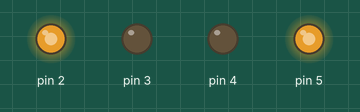
A sketch run on a simulated Arduino Uno, built with avr-gcc and run on an emulated ATmega328P. Parts: output pins drawn as LEDs (lit = HIGH).

Above: at 0.05 s.
At 2.0 s:
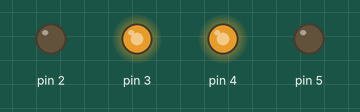
At 3.0 s:
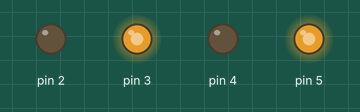
At 4.0 s:
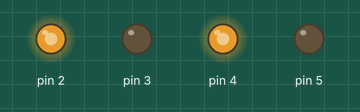
At 9.0 s:
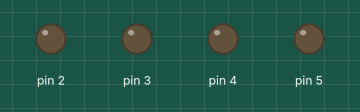
Timing chart, 0 to 11.7 s (numbered marks = the images above):
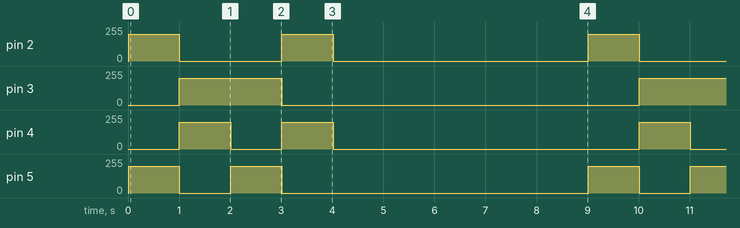

The sketch:

5_car_move.ino
```cpp
/**
 * @file main.cpp
 * @brief Steuerungsprogramm für einen Rover mit SoftPWM-Bibliothek.
 *
 * Dieses Programm ermöglicht die Steuerung der Bewegungsrichtung eines Rovers,
 * indem es die Geschwindigkeit und Richtung der Motoren über die
 * SoftPWM-Bibliothek einstellt.
 */

#include <SoftPWM.h>

/// Motorenpins definieren
const int in1 = 2; ///< Motor 1 Steuerpin
const int in2 = 3; ///< Motor 2 Steuerpin
const int in3 = 4; ///< Motor 3 Steuerpin
const int in4 = 5; ///< Motor 4 Steuerpin

/**
 * @brief Initialisiert das System.
 *
 * Diese Funktion wird einmal beim Start des Programms aufgerufen.
 * Hier wird die SoftPWM-Bibliothek initialisiert.
 */
void setup() {
  SoftPWMBegin(); // Initialisiert SoftPWM
}

/**
 * @brief Hauptprogrammschleife.
 *
 * Diese Funktion enthält die Hauptlogik des Programms und wird kontinuierlich
 * wiederholt.
 */
void loop() {
  moveForward(200); // Bewegt den Rover vorwärts
  delay(1000);

  moveBackward(200); // Bewegt den Rover rückwärts
  delay(1000);

  turnLeft(200); // Dreht den Rover nach links
  delay(1000);

  turnRight(200); // Dreht den Rover nach rechts
  delay(1000);

  stopMove(); // Stoppt den Rover
  delay(5000);
}

/**
 * @brief Bewegt den Rover vorwärts.
 *
 * @param speed Geschwindigkeit der Motoren.
 */
void moveForward(int speed) {
  SoftPWMSet(in1, speed); // Setzt die linken Motoren so, dass sie gegen den
                          // Uhrzeigersinn drehen
  SoftPWMSet(in2, 0);

  SoftPWMSet(
      in3, 0); // Setzt die rechten Motoren so, dass sie im Uhrzeigersinn drehen
  SoftPWMSet(in4, speed);
}

/**
 * @brief Bewegt den Rover rückwärts.
 *
 * @param speed Geschwindigkeit der Motoren.
 */
void moveBackward(int speed) {
  SoftPWMSet(
      in1, 0); // Setzt die linken Motoren so, dass sie im Uhrzeigersinn drehen
  SoftPWMSet(in2, speed);

  SoftPWMSet(in3, speed); // Setzt die rechten Motoren so, dass sie gegen den
                          // Uhrzeigersinn drehen
  SoftPWMSet(in4, 0);
}

/**
 * @brief Dreht den Rover nach links.
 *
 * @param speed Geschwindigkeit der Motoren.
 */
void turnLeft(int speed) {
  SoftPWMSet(in1, 0); // Setzt alle Motoren so, dass sie im Uhrzeigersinn drehen
  SoftPWMSet(in2, speed);
  SoftPWMSet(in3, 0);
  SoftPWMSet(in4, speed);
}

/**
 * @brief Dreht den Rover nach rechts.
 *
 * @param speed Geschwindigkeit der Motoren.
 */
void turnRight(int speed) {
  SoftPWMSet(
      in1,
      speed); // Setzt alle Motoren so, dass sie gegen den Uhrzeigersinn drehen
  SoftPWMSet(in2, 0);
  SoftPWMSet(in3, speed);
  SoftPWMSet(in4, 0);
}

/**
 * @brief Stoppt alle Motoren des Rovers.
 */
void stopMove() {
  SoftPWMSet(in1, 0); // Stoppt alle Motoren
  SoftPWMSet(in2, 0);
  SoftPWMSet(in3, 0);
  SoftPWMSet(in4, 0);
}
```

Measured:
- by itself, pin 2: repeats every 9.0 s: 0/255 2.0 s, 200/255 1.0 s, 0/255 5.0 s, 200/255 1.0 s
- by itself, pin 3: alternates 200/255 for 2.0 s and 0/255 for 7.0 s
- by itself, pin 4: repeats every 9.0 s: 0/255 0.99 s, 200/255 1.0 s, 0/255 6.0 s, 200/255 0.99 s
- by itself, pin 5: repeats every 9.0 s: 0/255 1.0 s, 200/255 0.99 s, 0/255 6.0 s, 200/255 1.0 s
